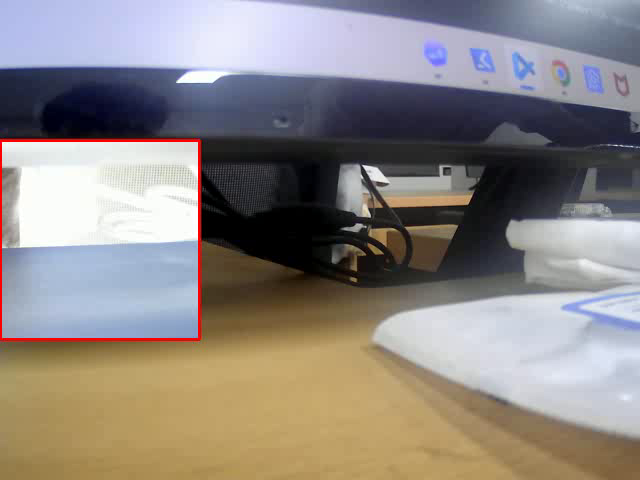
//> input picture frame 0 of opencv/data/flip_roi_inverse.avi, 640 x 480 px, given in place of the camera
$ ./09_videoSave   (built with g++ and OpenCV 4)
//> lines starting //> are read from the running program, lines starting //| are printed output that depends on the picture; after the words box and inside, x2 and y2 are one past the last pixel; in counts of white or black regions, pixels touching at a corner belong together
### opencv/part2/colors.hpp
#pragma once
#include <opencv2/opencv.hpp>

namespace Color{
    inline const cv::Scalar Black{0, 0, 0};
    inline const cv::Scalar White{255, 255, 255};

    inline const cv::Scalar Red{0, 0, 255};
    inline const cv::Scalar Green{0, 255, 0};
    inline const cv::Scalar Blue{255, 0, 0};

    inline const cv::Scalar Yellow{0, 255, 255};
    inline const cv::Scalar Cyan{255, 255, 0};
    inline const cv::Scalar Magenta{255, 0, 255};

    inline const cv::Scalar Gray{128, 128, 128};
    inline const cv::Scalar Orange{0, 165, 255};
    inline const cv::Scalar Purple{128, 0, 128};
    inline const cv::Scalar Pink{203, 192, 255};
}

### opencv/part2/09_videoSave.cpp
#include "colors.hpp"
#include <iostream>
#include <opencv2/opencv.hpp>

using namespace std;
using namespace cv;

String folderPath = "/home/hrd_1_3/study/opencv/data/";

int main()
{
    VideoCapture cap(0);
    if (!cap.isOpened())
    {
        cerr << "카메라를 열수 없습니다." << endl;
    }

    //MJPG
    cap.set(CAP_PROP_FOURCC, VideoWriter::fourcc('M','J','P','G'));
    cap.set(CAP_PROP_FRAME_WIDTH, 640);
    cap.set(CAP_PROP_FRAME_HEIGHT, 480);
    cap.set(CAP_PROP_FPS, 30);


    //출력 설정
    int w = 640;
    int h = 480;
    double fps = 30.0;
    int fourcc = VideoWriter::fourcc('D','I','V','X');

    VideoWriter outVideo(folderPath + "flip_roi_inverse.avi", fourcc, fps, Size(w,h));


    Mat frame;
    int x = (540-200) / 2;
    int y = (480-200) / 2;
    int move_x = 0;
    for (int i = 0; i < 1000; ++i)
    {
        cap >> frame;
//> frame is the input picture: 480 rows x 640 cols, CV_8UC3; mean B, G, R 130.8, 134.6, 141.3
        flip(frame,frame,1);
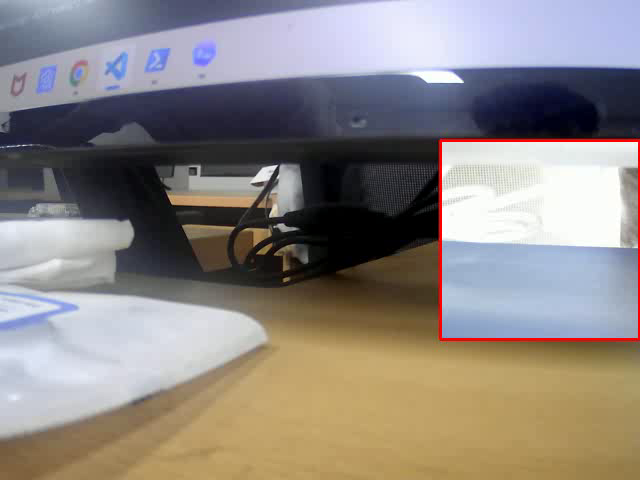
//> frame: 480 rows x 640 cols, CV_8UC3; mean B, G, R 130.8, 134.6, 141.3
        Mat roi = frame(Rect(move_x,y,200,200));
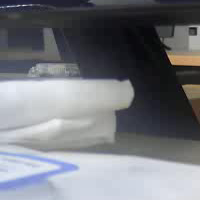
//> roi: 200 rows x 200 cols, CV_8UC3; mean B, G, R 125.4, 119.8, 117.5
        roi = ~roi;
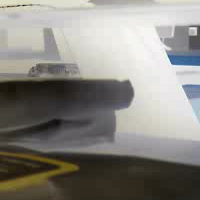
//> roi: 200 rows x 200 cols, CV_8UC3; mean B, G, R 129.6, 135.2, 137.5
        rectangle(frame, Rect(move_x,y,200,200),Color::Red,2);
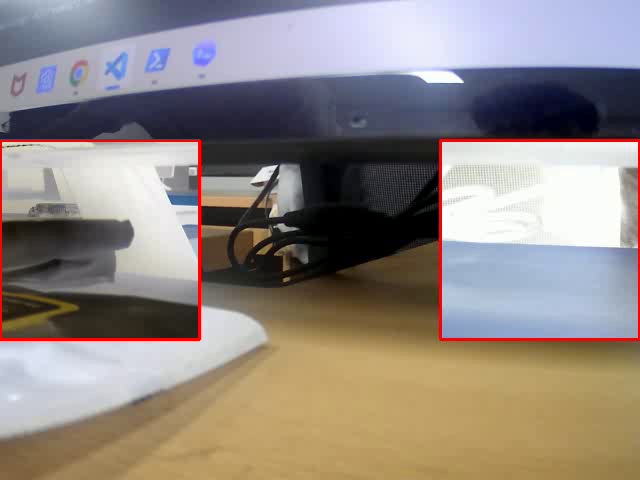
//> frame: 480 rows x 640 cols, CV_8UC3; 13.22% of pixels changed, all inside (x1, y1, x2, y2) = (0, 139, 201, 341)
        if(waitKey(30) == 27)
            break;
        outVideo << frame;
        imshow("frame", frame);
        move_x += 1;
        if (move_x > 340){
            move_x = 0;
        }
    }
//> pass 2 of the loop `for (int i = 0; i < 1000; ++i)`:
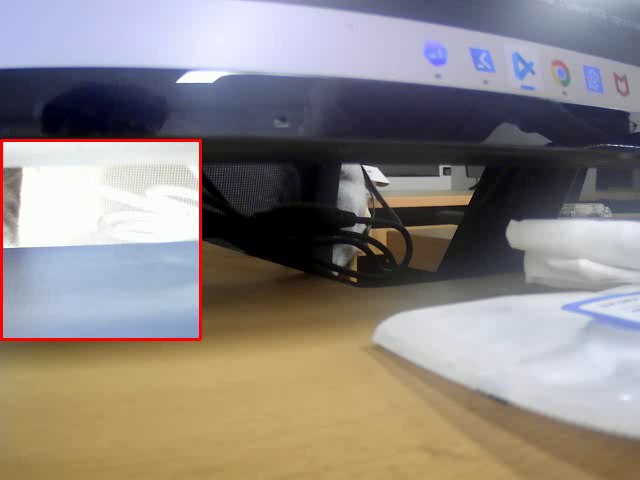
//> input picture frame 1 of opencv/data/flip_roi_inverse.avi, 640 x 480 px, given in place of the camera
//> frame is the input picture: 480 rows x 640 cols, CV_8UC3; mean B, G, R 130.8, 134.6, 141.4
//> `roi = ~roi;`:
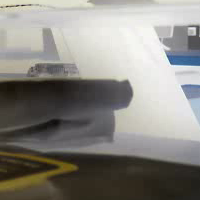
//> roi: 200 rows x 200 cols, CV_8UC3; mean B, G, R 130, 135.5, 137.7
//> `rectangle(frame, Rect(move_x,y,200,200),Color::Red,2);`:
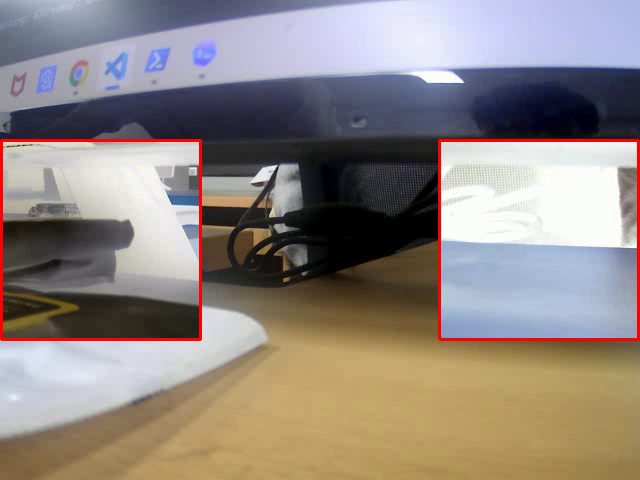
//> frame: 480 rows x 640 cols, CV_8UC3; mean B, G, R 130.5, 135.7, 145
//> pass 3 of the loop `for (int i = 0; i < 1000; ++i)`:
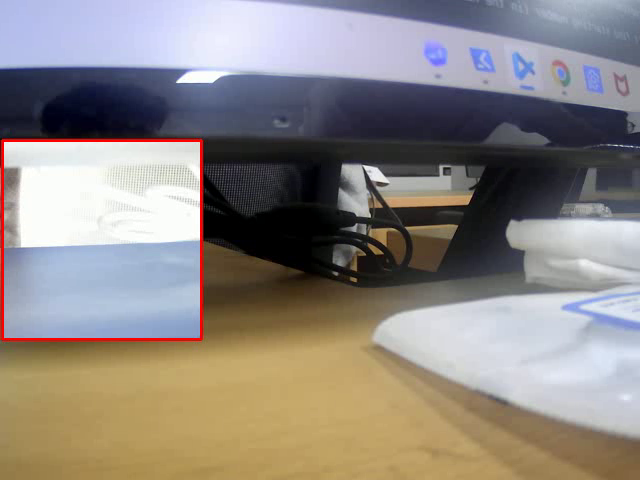
//> input picture frame 2 of opencv/data/flip_roi_inverse.avi, 640 x 480 px, given in place of the camera
//> frame is the input picture: 480 rows x 640 cols, CV_8UC3; mean B, G, R 130.7, 135.1, 141.7
//> `roi = ~roi;`:
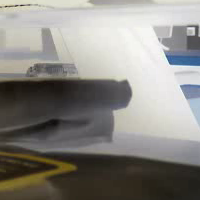
//> roi: 200 rows x 200 cols, CV_8UC3; mean B, G, R 130.3, 135.4, 137.6
//> `rectangle(frame, Rect(move_x,y,200,200),Color::Red,2);`:
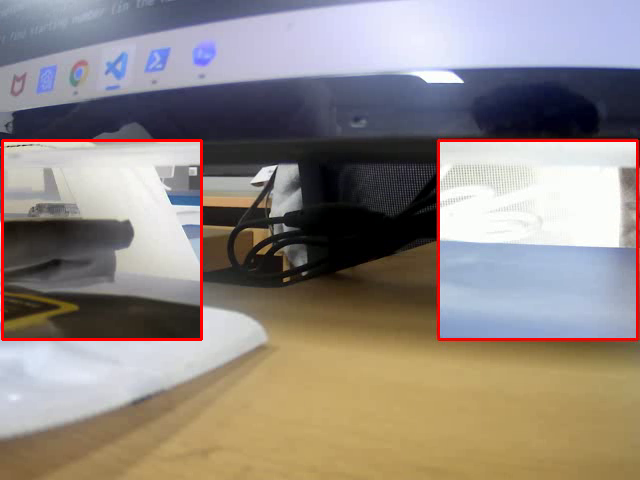
//> frame: 480 rows x 640 cols, CV_8UC3; mean B, G, R 130.5, 136.2, 145.3
    cap.release();
    outVideo.release();
    destroyAllWindows();
    return 0;
}
